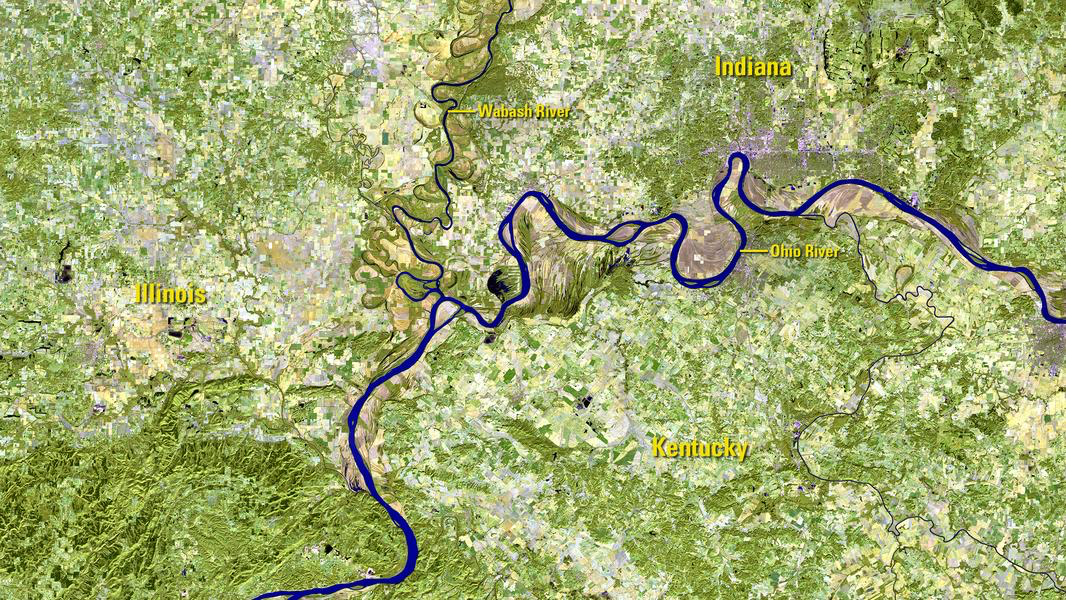
#> input picture 2015.png, 1066 x 600 px
$ python ImageProcessingDataScience.py
#> lines starting #> are read from the running program, lines starting #| are printed output that depends on the picture; long printed decimals are rounded
#!/usr/bin/env python3
# -*- coding: utf-8 -*-
"""
Created on Tue Mar 21 12:27:21 2017
@author: ziaulchoudhury
Image reader provided by Prof. St. Jhon
"""

import matplotlib.pyplot as plt
import numpy as np


b = []
b2 = []
l =[]
l2 = []
l3=[]
b3=[]

#-----------First Image-------------#
img = plt.imread('2015.png')	#Read in image from 2015.png
#> img is the input picture: shape (600, 1066, 3) float32; mean R, G, B 0.63, 0.671, 0.44
plt.imshow(img)			#Load image into matplotlib
height = img.shape[0]
#> height = 600
width = img.shape[1]
#> width = 1066
newImage = np.zeros((height,width,3))
for i in range(height):
	for j in range(width):
         l.append(i)
         newImage[i,j,0] = img[i,j,0] # assaging red value
         newImage[i,j,0] = img[i,j,1]
         newImage[i,j,2] = img[i,j,2]
         if newImage[i,j,2] > .90:    # taking the bule value>.90 to measure the water
             b.append(newImage[i,j,2])
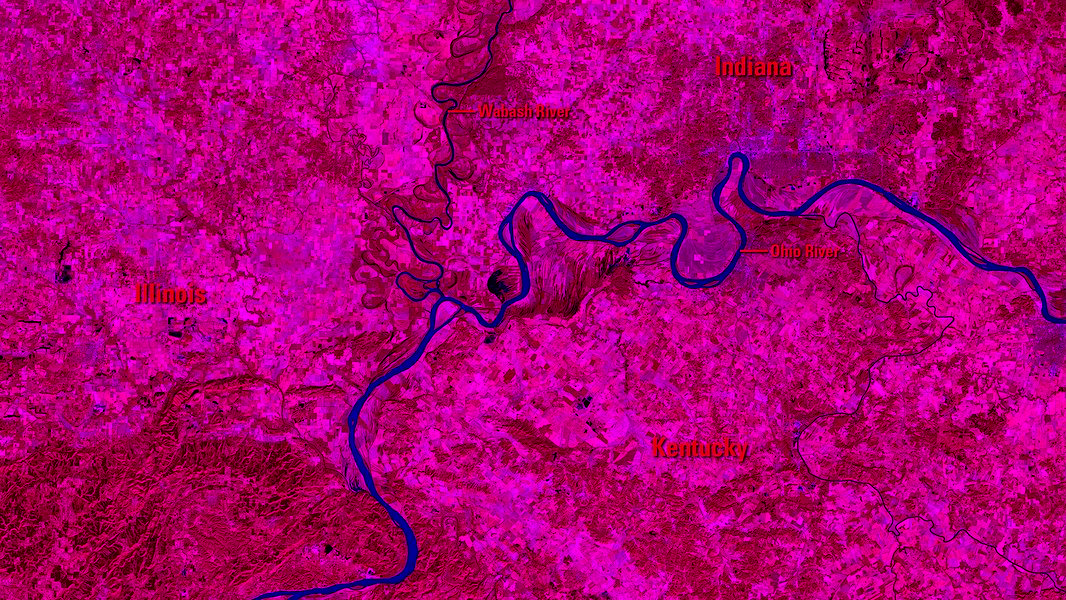
#> newImage: shape (600, 1066, 3) float64; mean R, G, B 0.671, 0, 0.44
#> after the loop, b = 3883 values, max 1 at index 64, min 0.902 at index 17, mean 0.936; l = 639600 items

plt.imshow(newImage)	#Open window to show image (close to continue)
plt.title('Image One')
plt.show()
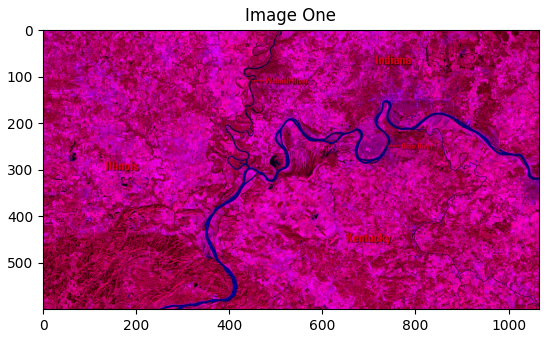
#> figure drawn by matplotlib, 1 panel
plt.imsave('new2015.png',newImage)

#-----------Second Image-------------#
img2 = plt.imread('2016.png')	#Read in image from 2016.png
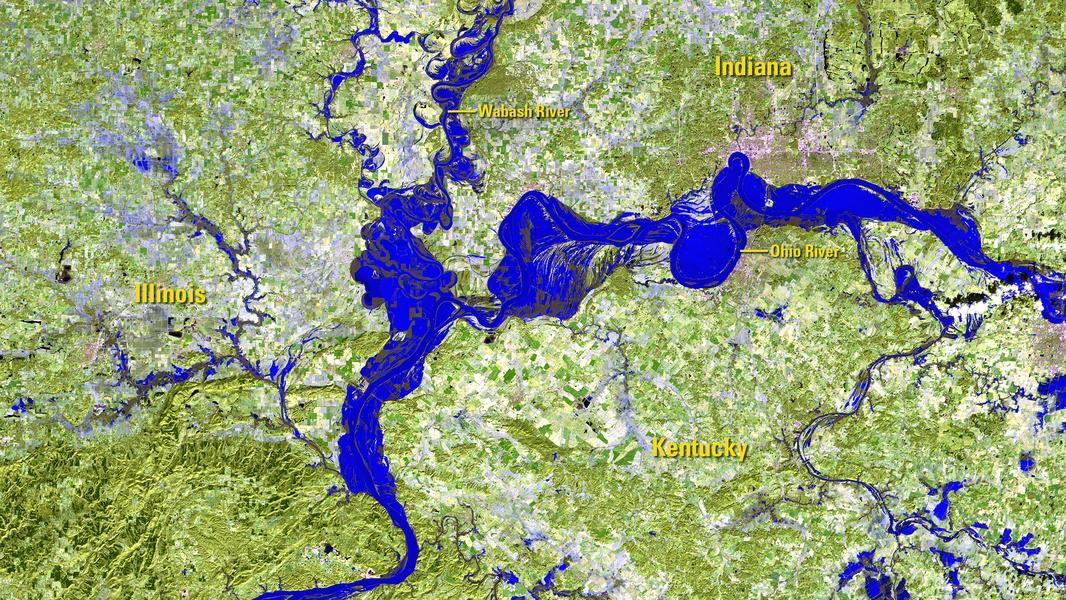
#> input picture 2016.png, 1066 x 600 px
#> img2 is the input picture: shape (600, 1066, 3) float32; mean R, G, B 0.57, 0.618, 0.487
plt.imshow(img2)			#Load image into matplotlib
height2 = img2.shape[0]
#> height2 = 600
width2 = img2.shape[1]
#> width2 = 1066
newImage2 = np.zeros((height2,width2,3))
for i2 in range(height2):
	for j2 in range(width2):
         l2.append(i2)
         newImage2[i2,j2,1] = img2[i2,j2,0]# assaging green value
         newImage2[i2,j2,1] = img2[i2,j2,1]
         newImage2[i2,j2,0] = img2[i2,j2,2]
         if newImage2[i2,j2,0] > .90:    # taking the red value>.90 to measure the water
             b2.append(newImage2[i2,j2,2])
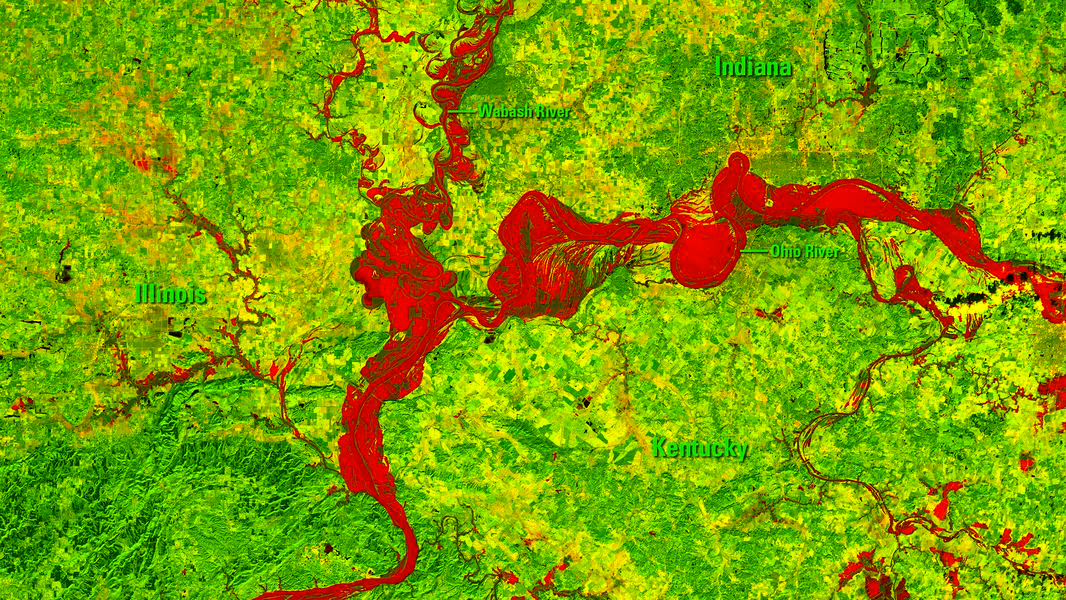
#> newImage2: shape (600, 1066, 3) float64; mean R, G, B 0.487, 0.618, 0
#> after the loop, b2 = 18198 values from 0 to 0; l2 = 639600 items

plt.imshow(newImage2)	#Open window to show image (close to continue)
plt.title('Image Two')
plt.show()
plt.imsave('new2016.png',newImage2)

#-----------Calculations-------------#
print('Number of RED Pixes: ',len(b2),', Number of All Pixels: ',len(l2))
#| Number of RED Pixes:  18198 , Number of All Pixels:  639600
print('Number of Blue Pixes: ',len(b),', Number of All Pixels: ',len(l))
#| Number of Blue Pixes:  3883 , Number of All Pixels:  639600

p1 = len(b)/(len(l)/100)      # using the length of list to measure how much area contains water
#> p1 = 0.607
print('Percentage of river/lake', p1)
#| Percentage of river/lake 0.6071

p2 = len(b2)/(len(l2)/100)    # using the length of list to measure how much flooded area contains water inculding rivers
#> p2 = 2.85
print('Percentage of water area after the flood includeing river/lake: ', p2)
#| Percentage of water area after the flood includeing river/lake:  2.845

p3 = (p2 - p1)  # actual are that were flooded
#> p3 = 2.24
print('Actual percentage of land that were flooded', p3)
#| Actual percentage of land that were flooded 2.238

from PIL import Image       # blending imgae to show rivers and flooded area
background = Image.open("new2016.png")
foreground = Image.open("new2015.png")
Image.blend(background,foreground, 0.5).show()
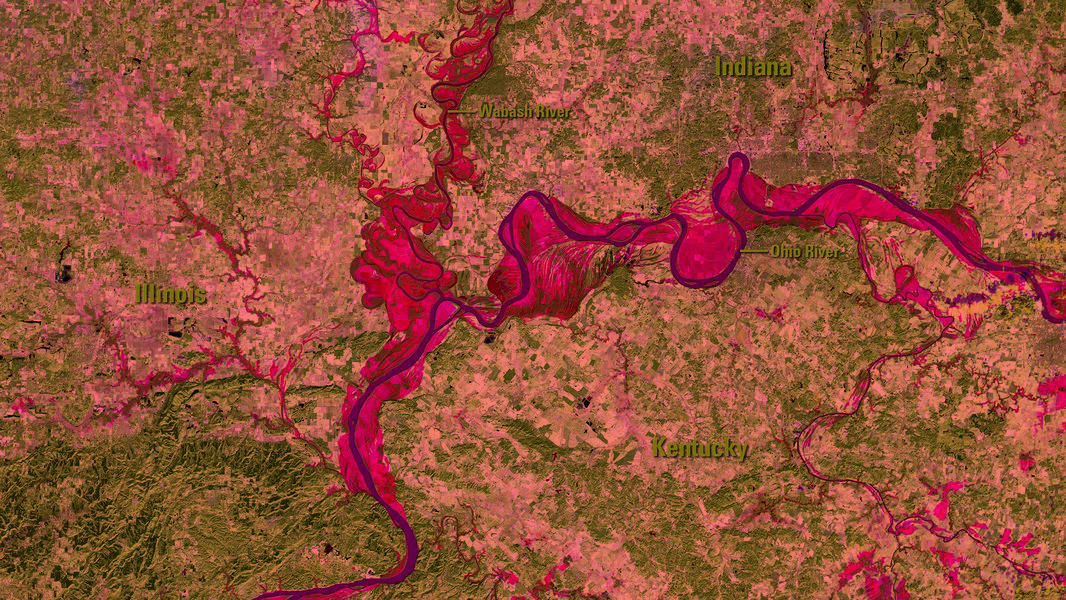
#> shown: PIL image 1066x600 RGBA; mean R, G, B, A 147.4, 78.6, 55.9, 255
